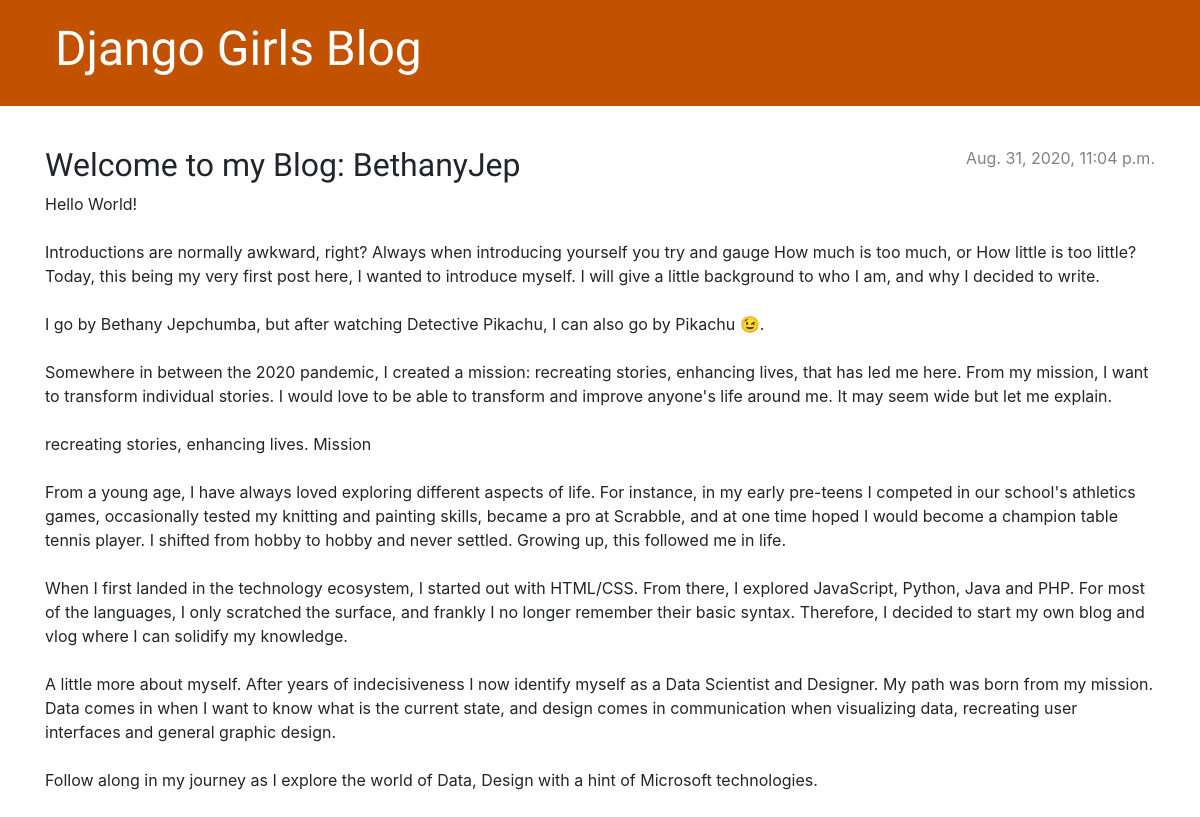
The app's page /post/4/ with its own data.
### blog/models.py (models this page shows, shortened)
class Post(models.Model):
    author = models.ForeignKey(settings.AUTH_USER_MODEL, on_delete=models.CASCADE)
    title = models.CharField(max_length=200)
    text = models.TextField()
    created_date = models.DateTimeField(default=timezone.now)
    published_date = models.DateTimeField(blank=True, null=True)

### blog/views.py (the view)
# urls.py: path('post/<int:pk>/', views.post_detail, name='post_detail'),
def post_detail(request, pk):
    post = get_object_or_404(Post, pk=pk)
    return render(request, 'blog/post_detail.html', {'post': post})

### blog/templates/blog/post_detail.html
{% extends 'blog/base.html' %}
{% block content %}
    <article class="post">
        {% if post.published_date %}
            <time class="date">
                {{ post.published_date }}
            </time>
        {% endif %}
        <h2>{{ post.title }}</h2>
        <p>{{ post.text|linebreaksbr }}</p>
    </article>
{% endblock %}

### blog/static/css/blog.css (style rules this page uses)
h1, h2, h3, h4 { font-family: 'Lobster', cursive; }
.date { color: #828282; }
.post { margin-bottom: 70px; }
.post > .date, .post > .actions { float: right; }

### records on screen
Post: published_date "Aug. 31, 2020, 11:04 p.m.", title "Welcome to my Blog: BethanyJep", text "Hello World! Introductions are normally awkward, right? Always when introducing yourself you try and gauge How much is too much, or How little is too little? Today, this being my very first post here, I wanted to introduce myself. I will give a little background to who I am, and why I decided to write. I go by Bethany Jepchumba, but after watching Detective Pikachu, I can also go by Pikachu 😉. Somewhere in between the 2020 pandemic, I created a mission: recreating stories, enhancing lives, that has led me here. From my mission, I want to transform individual stories. I would love to be able to transform and improve anyone's life around me. It may seem wide but let me explain. recreating…"
